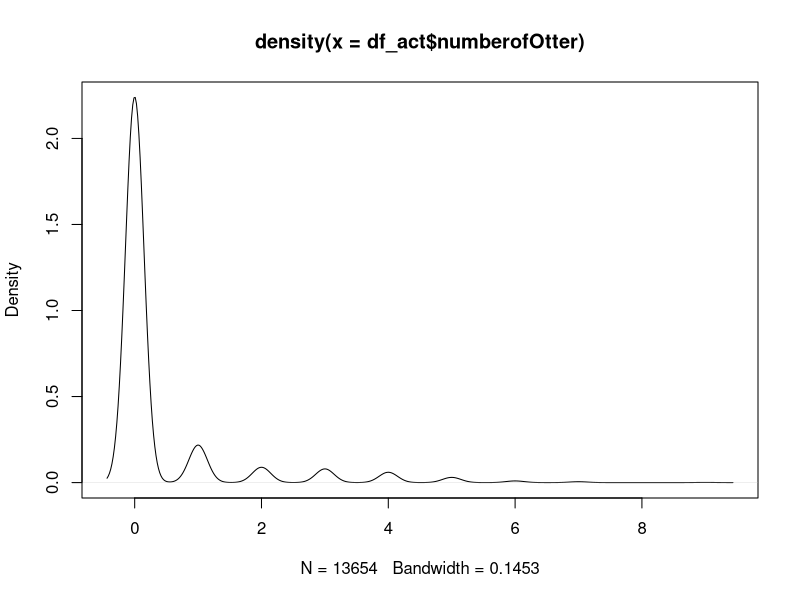

Reproduce this figure in R.
# The purpose of this file is import and examine otter activity data from Terra Nova National Park (TNNP) and the Glovertown Newfoundland area.  Data provided by David Cote, 2024-09-23, from Chelsey Lawrence's thesis.

# see notes from 2024-09-20 (notebook) for questions

# Set up a project - see the below link for directions.
#https://happygitwithr.com/rstudio-git-github.html

# But basically:
# 1.	Set up a Git repo on GitHub.
# 2.	Create the project in R - New Project - VErsion Control - Git
# 3. type "git add -A" in the terminal
# 4.	Create a bunch of directories automatically (see below)
# 5. Copy git -ignore file

#Create a "name_dat.R" file
#put this file in the folder with the project and create the following subfolders
if(!dir.exists("archive"))dir.create("archive")
if(!dir.exists("data"))dir.create("data")
if(!dir.exists("data_derived"))dir.create("data_derived")
if(!dir.exists("figs"))dir.create("figs") #for publication quality only
if(!dir.exists("output"))dir.create("output") # for tables and figures
if(!dir.exists("ms"))dir.create("ms") # manuscript
if(!dir.exists("report"))dir.create("report") #for rmd report
if(!dir.exists("refs"))dir.create("refs") #for rmd report


# Start----
#libraries
#library(readr)
library(readxl)
# library(dplyr)
# library(tidyr)
# library(ggplot2)
# library(plotly)
# library(purrr)
# library(magrittr)

options(dplyr.print_max = 1e9)

# Source files and objects
#source("simpleLRP_FUN.R")


# Data ----

## camera activity data----
## 
df_act <- read_excel("data/camera_activity_5-11-2014.xlsx")
str(df_act)

# most of the data are date/time/site; the rest is temp and otters

unique(df_act$season) # not sure if this needs to be changed
# deployment_date and retrieval date are in a terrible format and don't quite match with date.  There is also a doy, day of study, month, timeofday (h:mm:ss) time.of.day (? PosicX??), hour, year, day.night.
# hours and days seem to be how long the camera was out

unique(df_act$year) # 2012, 2013, 2014

# site has a number and name
unique(df_act$site_name)
df_act$site_name <- as.factor(df_act$site_name)

summary(df_act)

# temperature appears to be in F and C

# Otters are detected and number
plot(density(df_act$numberofOtter))


## latrine distributions ----
df_lat <- read_excel("data/latrine_distributions_29-7-2014.xlsx", sheet = "original")
str(df_lat)

## camera functioning ----
df_cam <- read_excel("data/Camera_functioning.xlsx")
str(df_cam)
